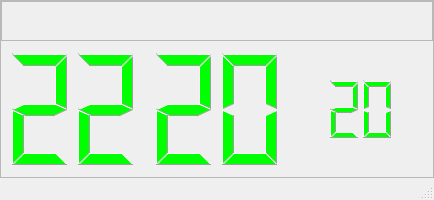
<?xml version="1.0" encoding="UTF-8"?>
<ui version="4.0">
 <class>MainWindow</class>
 <widget class="QMainWindow" name="MainWindow">
  <property name="geometry">
   <rect>
    <x>0</x>
    <y>0</y>
    <width>434</width>
    <height>200</height>
   </rect>
  </property>
  <property name="windowTitle">
   <string>Timer</string>
  </property>
  <property name="windowOpacity">
   <double>1.000000000000000</double>
  </property>
  <property name="styleSheet">
   <string notr="true"/>
  </property>
  <widget class="QWidget" name="centralwidget">
   <property name="styleSheet">
    <string notr="true">QPushButton{
	background-color: rgba(255, 255, 255, 0);
	border-radius: 10px;
	padding: 10px;
}

QPushButton:hover:!pressed {	
	background-color: rgba(0, 255, 0, 100);
	border-radius: 10px;
	padding: 10px;
}

QPushButton:pressed{
	background-color: rgba(0, 255, 0, 200);	
	border-radius: 10px;
	padding: 10px;
}

QLineEdit
{	
	color: rgb(225, 75, 0);		
	background-color: rgba(255, 255, 255, 0);
	border: 0px;
	padding: 0 8px;
}
QLineEdit:hover
{		
	
	background-color: rgba(0, 255, 0, 100);
}

QCheckBox
{
	
	background-color: rgba(255, 255, 255, 0);
	color: rgb(225, 75, 0);
}</string>
   </property>
   <layout class="QHBoxLayout" name="horizontalLayout">
    <property name="spacing">
     <number>0</number>
    </property>
    <property name="leftMargin">
     <number>0</number>
    </property>
    <property name="topMargin">
     <number>0</number>
    </property>
    <property name="rightMargin">
     <number>0</number>
    </property>
    <property name="bottomMargin">
     <number>0</number>
    </property>
    <item>
     <widget class="QFrame" name="frame">
      <property name="styleSheet">
       <string notr="true"/>
      </property>
      <property name="frameShape">
       <enum>QFrame::StyledPanel</enum>
      </property>
      <property name="frameShadow">
       <enum>QFrame::Raised</enum>
      </property>
      <layout class="QGridLayout" name="gridLayout">
       <property name="leftMargin">
        <number>0</number>
       </property>
       <property name="topMargin">
        <number>0</number>
       </property>
       <property name="rightMargin">
        <number>0</number>
       </property>
       <property name="bottomMargin">
        <number>0</number>
       </property>
       <property name="spacing">
        <number>0</number>
       </property>
       <item row="1" column="0" colspan="2">
        <widget class="QFrame" name="lcdFrame">
         <layout class="QGridLayout" name="gridLayout_5">
          <property name="leftMargin">
           <number>0</number>
          </property>
          <property name="topMargin">
           <number>0</number>
          </property>
          <property name="rightMargin">
           <number>0</number>
          </property>
          <property name="bottomMargin">
           <number>0</number>
          </property>
          <property name="spacing">
           <number>0</number>
          </property>
          <item row="0" column="1" rowspan="4">
           <widget class="QLCDNumber" name="lcdNumber_Minutes">
            <property name="font">
             <font>
              <pointsize>20</pointsize>
             </font>
            </property>
            <property name="styleSheet">
             <string notr="true">QLCDNumber{
    color:rgb(0, 255, 0);		
	background-color: rgba(255, 255, 255, 0);
	Flat
    }</string>
            </property>
            <property name="frameShape">
             <enum>QFrame::NoFrame</enum>
            </property>
            <property name="frameShadow">
             <enum>QFrame::Plain</enum>
            </property>
            <property name="smallDecimalPoint">
             <bool>false</bool>
            </property>
            <property name="digitCount">
             <number>2</number>
            </property>
            <property name="mode">
             <enum>QLCDNumber::Dec</enum>
            </property>
            <property name="segmentStyle">
             <enum>QLCDNumber::Filled</enum>
            </property>
            <property name="value" stdset="0">
             <double>20.000000000000000</double>
            </property>
            <property name="intValue" stdset="0">
             <number>20</number>
            </property>
           </widget>
          </item>
          <item row="0" column="0" rowspan="4">
           <widget class="QLCDNumber" name="lcdNumber_Hours">
            <property name="font">
             <font>
              <pointsize>20</pointsize>
             </font>
            </property>
            <property name="styleSheet">
             <string notr="true">QLCDNumber{
    color:rgb(0, 255, 0);		
	background-color: rgba(255, 255, 255, 0);
	Flat
    }</string>
            </property>
            <property name="frameShape">
             <enum>QFrame::NoFrame</enum>
            </property>
            <property name="frameShadow">
             <enum>QFrame::Plain</enum>
            </property>
            <property name="digitCount">
             <number>2</number>
            </property>
            <property name="mode">
             <enum>QLCDNumber::Dec</enum>
            </property>
            <property name="value" stdset="0">
             <double>22.000000000000000</double>
            </property>
           </widget>
          </item>
          <item row="1" column="2" rowspan="2">
           <widget class="QLCDNumber" name="lcdNumber_Seconds">
            <property name="sizePolicy">
             <sizepolicy hsizetype="Preferred" vsizetype="Preferred">
              <horstretch>0</horstretch>
              <verstretch>0</verstretch>
             </sizepolicy>
            </property>
            <property name="font">
             <font>
              <pointsize>10</pointsize>
              <kerning>true</kerning>
             </font>
            </property>
            <property name="layoutDirection">
             <enum>Qt::RightToLeft</enum>
            </property>
            <property name="styleSheet">
             <string notr="true">QLCDNumber{
    color:rgb(0, 255, 0);		
	background-color: rgba(255, 255, 255, 0);
	Flat
    }</string>
            </property>
            <property name="frameShape">
             <enum>QFrame::NoFrame</enum>
            </property>
            <property name="frameShadow">
             <enum>QFrame::Plain</enum>
            </property>
            <property name="digitCount">
             <number>2</number>
            </property>
            <property name="mode">
             <enum>QLCDNumber::Dec</enum>
            </property>
            <property name="value" stdset="0">
             <double>20.000000000000000</double>
            </property>
            <property name="intValue" stdset="0">
             <number>20</number>
            </property>
           </widget>
          </item>
         </layout>
        </widget>
       </item>
       <item row="0" column="0" colspan="2">
        <widget class="QFrame" name="frame_5">
         <property name="maximumSize">
          <size>
           <width>16777215</width>
           <height>40</height>
          </size>
         </property>
         <property name="frameShape">
          <enum>QFrame::StyledPanel</enum>
         </property>
         <property name="frameShadow">
          <enum>QFrame::Raised</enum>
         </property>
         <layout class="QHBoxLayout" name="horizontalLayout_4">
          <property name="spacing">
           <number>0</number>
          </property>
          <property name="leftMargin">
           <number>0</number>
          </property>
          <property name="topMargin">
           <number>0</number>
          </property>
          <property name="rightMargin">
           <number>0</number>
          </property>
          <property name="bottomMargin">
           <number>0</number>
          </property>
          <item>
           <widget class="QLabel" name="labelNextNotifTime">
            <property name="sizePolicy">
             <sizepolicy hsizetype="Expanding" vsizetype="Preferred">
              <horstretch>0</horstretch>
              <verstretch>0</verstretch>
             </sizepolicy>
            </property>
            <property name="font">
             <font>
              <pointsize>10</pointsize>
              <bold>true</bold>
             </font>
            </property>
            <property name="styleSheet">
             <string notr="true">color: rgb(0, 255, 0);</string>
            </property>
            <property name="text">
             <string/>
            </property>
            <property name="alignment">
             <set>Qt::AlignRight|Qt::AlignTrailing|Qt::AlignVCenter</set>
            </property>
           </widget>
          </item>
          <item>
           <widget class="QPushButton" name="start_Stop_Timer">
            <property name="enabled">
             <bool>true</bool>
            </property>
            <property name="sizePolicy">
             <sizepolicy hsizetype="Fixed" vsizetype="Fixed">
              <horstretch>0</horstretch>
              <verstretch>0</verstretch>
             </sizepolicy>
            </property>
            <property name="maximumSize">
             <size>
              <width>40</width>
              <height>20</height>
             </size>
            </property>
            <property name="font">
             <font>
              <pointsize>8</pointsize>
             </font>
            </property>
            <property name="styleSheet">
             <string notr="true"/>
            </property>
            <property name="text">
             <string/>
            </property>
            <property name="icon">
             <iconset resource="resource.qrc">
              <normaloff>:/images/off-button.png</normaloff>
              <normalon>:/images/on-button.png</normalon>:/images/off-button.png</iconset>
            </property>
            <property name="iconSize">
             <size>
              <width>35</width>
              <height>35</height>
             </size>
            </property>
            <property name="shortcut">
             <string>Ctrl+S</string>
            </property>
            <property name="checkable">
             <bool>true</bool>
            </property>
            <property name="checked">
             <bool>true</bool>
            </property>
           </widget>
          </item>
          <item>
           <widget class="QPushButton" name="open_Settings">
            <property name="sizePolicy">
             <sizepolicy hsizetype="Fixed" vsizetype="Fixed">
              <horstretch>0</horstretch>
              <verstretch>0</verstretch>
             </sizepolicy>
            </property>
            <property name="maximumSize">
             <size>
              <width>40</width>
              <height>20</height>
             </size>
            </property>
            <property name="text">
             <string/>
            </property>
            <property name="icon">
             <iconset resource="resource.qrc">
              <normaloff>:/images/settings_icon.svg</normaloff>
              <normalon>:/images/save_icon.svg</normalon>:/images/settings_icon.svg</iconset>
            </property>
            <property name="shortcut">
             <string>Ctrl+E</string>
            </property>
            <property name="checkable">
             <bool>true</bool>
            </property>
            <property name="checked">
             <bool>false</bool>
            </property>
           </widget>
          </item>
         </layout>
        </widget>
       </item>
      </layout>
     </widget>
    </item>
   </layout>
  </widget>
  <widget class="QMenuBar" name="menubar">
   <property name="geometry">
    <rect>
     <x>0</x>
     <y>0</y>
     <width>434</width>
     <height>21</height>
    </rect>
   </property>
  </widget>
  <widget class="QStatusBar" name="statusbar"/>
 </widget>
 <resources>
  <include location="resource.qrc"/>
 </resources>
 <connections/>
</ui>
